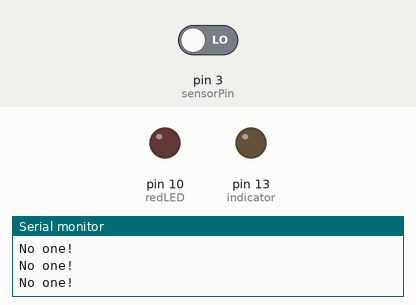
This sketch was run on a simulated Arduino Uno, built with avr-gcc and run on an emulated ATmega328P. Parts: output pins drawn as LEDs (lit = HIGH), the last lines printed to the serial monitor. The test bench sets the inputs (shaded band); at power-on: pin 3 (sensorPin) LOW.

Above: at 1.8 s.
1.9 s: pin 3 (sensorPin) driven HIGH
At 2.8 s:
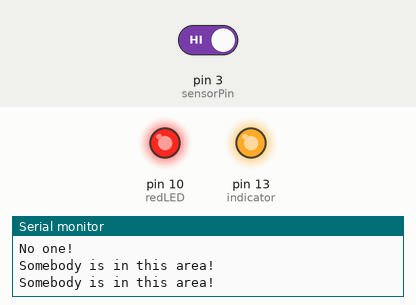
3.5 s: pin 3 (sensorPin) driven LOW
At 4.0 s:
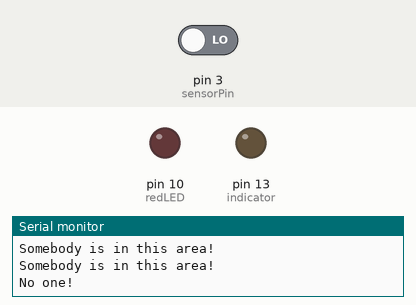
Timing chart, 0 to 6.5 s (numbered marks = the images above; inputs shaded):
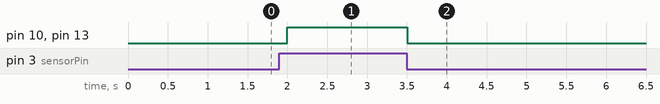

The sketch:

PIR_Motion_Sensor.ino
```cpp
/*
 *  PIR_Motion_Sensor
 *  Dora Avun
 *  04/10/2021
 *
 *  A Pyroelectric infrared motion sensor is connected to
 *  the circuit, which detects motion within a 100 degree
 *  angle and 7 ft distance (7.2 ft and around 120 degrees
 *  were my experimental results). An output red LED is also
 *  in circuit which lights up when an object is detected.
 *
 */
byte sensorPin = 3;  //sensor is initialized at pin 3.
byte indicator = 13; //this is to light up the integrated LED.
int redLED = 10;     //red LED is initialized at pin 10.
void setup()
{
  pinMode(redLED, OUTPUT);   // set digital pin 10 as “output”
  pinMode(sensorPin,INPUT);  // sensor set as input
  pinMode(indicator,OUTPUT); //indicator set as output.
  Serial.begin(9600);
}

void loop()
{
  byte state = digitalRead(sensorPin); //state is output from sensor
                                       //'0' or '1'.
  digitalWrite(indicator,state); //write the state to the led.
  if(state == 1)
  {
    Serial.println("Somebody is in this area!");
    digitalWrite (redLED, HIGH); //light up the red LED
  }
  else
  {
    Serial.println("No one!");
    digitalWrite (redLED, LOW); //Turn off the red LED
  }
  delay(500); //wait for 500 ms.
}
```

Measured:
- after the input at 1.9 s, pin 10 (redLED), pin 13 (indicator): LOW → HIGH after 0.10 s
- after the input at 3.5 s, pin 10 (redLED), pin 13 (indicator): HIGH → LOW at once
